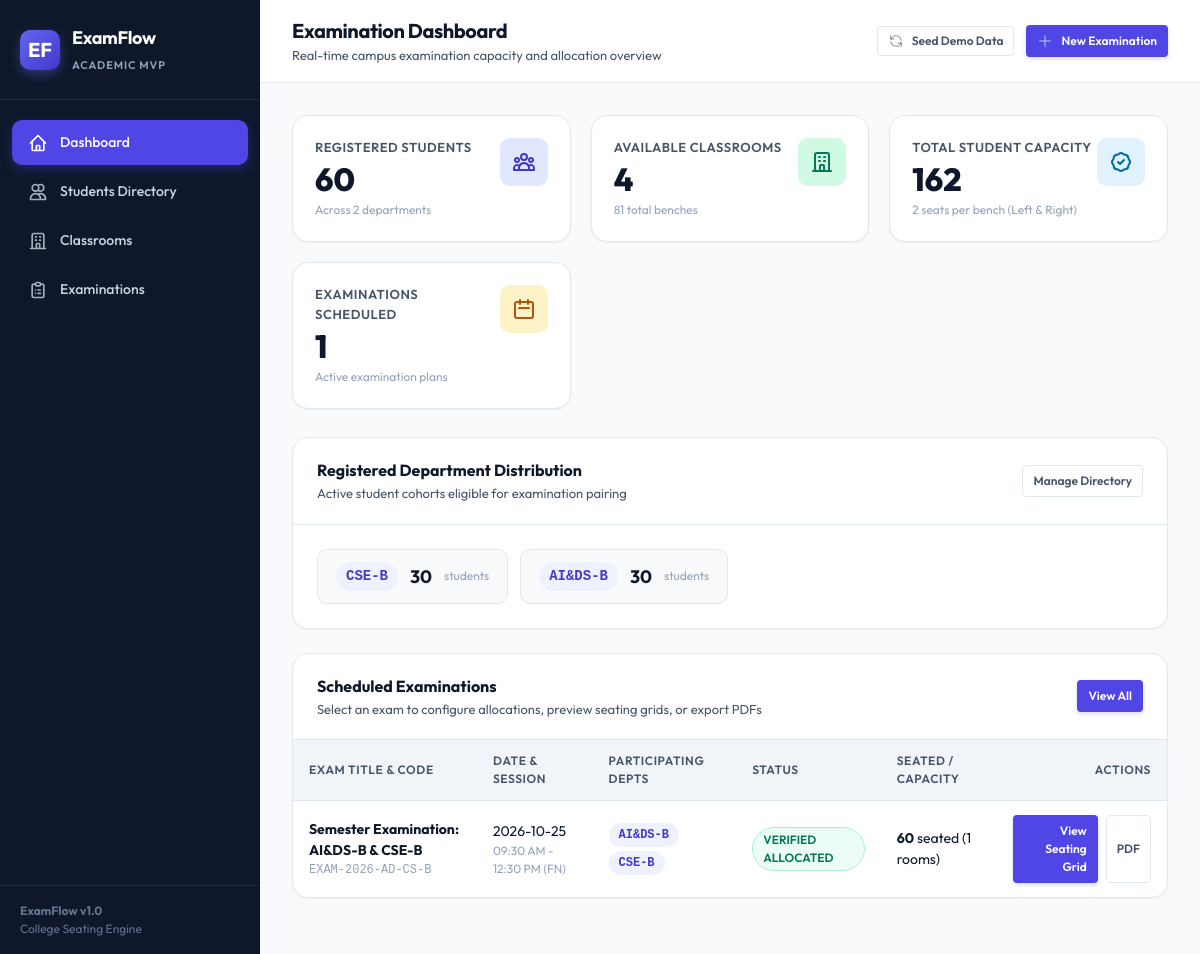
The page / on the database its author committed.
### tables this page shows
CREATE TABLE examinations (
        id INTEGER PRIMARY KEY AUTOINCREMENT,
        title TEXT NOT NULL,
        exam_code TEXT UNIQUE NOT NULL,
        date TEXT NOT NULL,
        session_time TEXT NOT NULL,
        status TEXT DEFAULT 'DRAFT' CHECK(status IN ('DRAFT', 'ALLOCATED', 'FAILED')),
        allocation_notes TEXT DEFAULT '',
        created_at TIMESTAMP DEFAULT CURRENT_TIMESTAMP
    );

CREATE TABLE exam_departments (
        id INTEGER PRIMARY KEY AUTOINCREMENT,
        exam_id INTEGER NOT NULL REFERENCES examinations(id) ON DELETE CASCADE,
        department TEXT NOT NULL,
        UNIQUE(exam_id, department)
    );

### app.py (the view)
@app.route("/")
def dashboard():
    conn = get_db_connection()
    student_count = conn.execute("SELECT COUNT(*) FROM students").fetchone()[0]
    classroom_count = conn.execute("SELECT COUNT(*) FROM classrooms").fetchone()[0]
    total_capacity = conn.execute("SELECT COALESCE(SUM(rows * columns * 2), 0) FROM classrooms").fetchone()[0]
    exam_count = conn.execute("SELECT COUNT(*) FROM examinations").fetchone()[0]
    dept_summary = fetch_departments_summary()
    exams = conn.execute("""
        SELECT e.*,
               (SELECT COUNT(*) FROM seating_assignments WHERE exam_id = e.id) as seated_count,
               (SELECT COUNT(*) FROM room_allocations WHERE exam_id = e.id) as rooms_allocated
        FROM examinations e
        ORDER BY e.created_at DESC
        LIMIT 10
    """).fetchall()
    exam_list = []
    for ex in exams:
        ex_dict = dict(ex)
        depts = conn.execute("SELECT department FROM exam_departments WHERE exam_id = ?", (ex_dict["id"],)).fetchall()
        ex_dict["departments"] = [d["department"] for d in depts]
        exam_list.append(ex_dict)
    conn.close()
    return render_template(
        "dashboard.html",
        student_count=student_count,
        classroom_count=classroom_count,
        total_capacity=total_capacity,
        exam_count=exam_count,
        dept_summary=dept_summary,
        exams=exam_list
    )

### app.py (called while the page is built)
def fetch_departments_summary() -> List[Dict[str, Any]]:
    conn = get_db_connection()
    rows = conn.execute("""
        SELECT department, COUNT(*) as count
        FROM students
        GROUP BY department
        ORDER BY count DESC
    """).fetchall()
    conn.close()
    return [dict(r) for r in rows]

### database.py (called while the page is built)
def get_db_connection() -> sqlite3.Connection:
    conn = sqlite3.connect(DB_PATH)
    conn.row_factory = sqlite3.Row
    conn.execute("PRAGMA foreign_keys = ON;")
    return conn

### templates/dashboard.html (shortened to what this page needs)
{% extends "base.html" %}
{% block page_title %}Examination Dashboard{% endblock %}
{% block page_subtitle %}Real-time campus examination capacity and allocation overview{% endblock %}
{% block topbar_actions %}
  <form action="{{ url_for('reset_and_seed') }}" method="POST" style="display: inline;">
    <button type="submit" class="btn btn-secondary btn-sm" title="Reset and populate balanced demo data">
      <svg fill="none" viewBox="0 0 24 24" stroke="currentColor">
        <path stroke-linecap="round" stroke-linejoin="round" d="M4 4v5h.582m15.356 2A8.001 8.001 0 004.582 9m0 0H9m11 11v-5h-.581m0 0a8.003 8.003 0 01-15.357-2m15.357 2H15" />
      </svg>
      Seed Demo Data
    </button>
  </form>
  <a href="{{ url_for('examinations_list') }}" class="btn btn-primary btn-sm">
    <svg fill="none" viewBox="0 0 24 24" stroke="currentColor">
      <path stroke-linecap="round" stroke-linejoin="round" d="M12 4v16m8-8H4" />
    </svg>
    New Examination
  </a>
{% endblock %}
{% block content %}
<div class="stats-grid">
  <div class="stat-card">
    <div>
      <div class="stat-label">Registered Students</div>
      <div class="stat-value">{{ student_count }}</div>
      <div class="stat-desc">Across {{ dept_summary|length }} departments</div>
    </div>
    <div class="stat-icon indigo">
    </div>
  </div>
  <div class="stat-card">
    <div>
      <div class="stat-label">Available Classrooms</div>
      <div class="stat-value">{{ classroom_count }}</div>
      <div class="stat-desc">{{ total_capacity // 2 }} total benches</div>
    </div>
    <div class="stat-icon emerald">
      <svg fill="none" viewBox="0 0 24 24" stroke="currentColor" width="24" height="24">
        <path stroke-linecap="round" stroke-linejoin="round" stroke-width="2" d="M19 21V5a2 2 0 00-2-2H7a2 2 0 00-2 2v16m14 0h2m-2 0h-5m-9 0H3m2 0h5M9 7h1m-1 4h1m4-4h1m-1 4h1m-5 10v-5a1 1 0 011-1h2a1 1 0 011 1v5m-4 0h4"/>
      </svg>
    </div>
  </div>
  <div class="stat-card">
    <div>
      <div class="stat-label">Total Student Capacity</div>
      <div class="stat-value">{{ total_capacity }}</div>
      <div class="stat-desc">2 seats per bench (Left & Right)</div>
    </div>
    <div class="stat-icon blue">
    </div>
  </div>
  <div class="stat-card">
    <div>
      <div class="stat-label">Examinations Scheduled</div>
      <div class="stat-value">{{ exam_count }}</div>
      <div class="stat-desc">Active examination plans</div>
    </div>
    <div class="stat-icon amber">
      <svg fill="none" viewBox="0 0 24 24" stroke="currentColor" width="24" height="24">
        <path stroke-linecap="round" stroke-linejoin="round" stroke-width="2" d="M8 7V3m8 4V3m-9 8h10M5 21h14a2 2 0 002-2V7a2 2 0 00-2-2H5a2 2 0 00-2 2v12a2 2 0 002 2z"/>
      </svg>
    </div>
  </div>
</div>
<div class="card">
  <div class="card-header">
    <div>
      <h3 class="card-title">Registered Department Distribution</h3>
      <p class="card-subtitle">Active student cohorts eligible for examination pairing</p>
    </div>
    <a href="{{ url_for('students_list') }}" class="btn btn-secondary btn-sm">Manage Directory</a>
  </div>
  <div class="card-body">
    {% if dept_summary %}
      <div style="display: flex; flex-wrap: wrap; gap: 12px;">
        {% for d in dept_summary %}
          <div style="background: #f8fafc; border: 1px solid var(--border-color); border-radius: var(--radius-md); padding: 12px 18px; display: flex; align-items: center; gap: 12px;">
            <span class="badge badge-dept" style="font-size: 14px; padding: 4px 10px;">{{ d.department }}</span>
            <span style="font-size: 18px; font-weight: 700; color: var(--text-primary);">{{ d.count }}</span>
            <span style="font-size: 12px; color: var(--text-muted);">students</span>
          </div>
        {% endfor %}
      </div>
    {% else %}
      <p style="color: var(--text-secondary);">No student records found. Upload a student CSV to begin.</p>
    {% endif %}
  </div>
</div>
<div class="card">
  <div class="card-header">
    <div>
      <h3 class="card-title">Scheduled Examinations</h3>
      <p class="card-subtitle">Select an exam to configure allocations, preview seating grids, or export PDFs</p>
    </div>
    <a href="{{ url_for('examinations_list') }}" class="btn btn-primary btn-sm">View All</a>
  </div>
  <div class="table-responsive">
    <table class="table">
      <thead>
        <tr>
          <th>Exam Title & Code</th>
          <th>Date & Session</th>
          <th>Participating Depts</th>
          <th>Status</th>
          <th>Seated / Capacity</th>
          <th style="text-align: right;">Actions</th>
        </tr>
      </thead>
      <tbody>
        {% if exams %}
          {% for ex in exams %}
            <tr>
              <td>
                <div style="font-weight: 700; color: var(--text-primary);">{{ ex.title }}</div>
                <div style="font-size: 12px; color: var(--text-muted); font-family: monospace;">{{ ex.exam_code }}</div>
              </td>
              <td>
                <div>{{ ex.date }}</div>
                <div style="font-size: 12px; color: var(--text-muted);">{{ ex.session_time }}</div>
              </td>
              <td>
                <div style="display: flex; gap: 4px; flex-wrap: wrap;">
                  {% for dept in ex.departments %}
                    <span class="badge badge-dept">{{ dept }}</span>
                  {% endfor %}
                </div>
              </td>
              <td>
                {% if ex.status == 'ALLOCATED' %}
                  <span class="badge badge-allocated">VERIFIED ALLOCATED</span>
                {% elif ex.status == 'FAILED' %}
                  <span class="badge badge-failed">INFEASIBLE</span>
                {% else %}
                  <span class="badge badge-draft">DRAFT</span>
                {% endif %}
              </td>
              <td>
                {% if ex.status == 'ALLOCATED' %}
                  <strong>{{ ex.seated_count }}</strong> seated ({{ ex.rooms_allocated }} rooms)
                {% else %}
                  <span style="color: var(--text-muted);">Pending Run</span>
                {% endif %}
              </td>
              <td style="text-align: right;">
                <div style="display: inline-flex; gap: 8px;">
                  <a href="{{ url_for('allocate_exam', exam_id=ex.id) }}" class="btn btn-primary btn-sm">
                    {% if ex.status == 'ALLOCATED' %}
                      View Seating Grid
                    {% else %}
                      Run Allocation
                    {% endif %}
                  </a>
                  {% if ex.status == 'ALLOCATED' %}
                    <a href="{{ url_for('download_master_pdf', exam_id=ex.id) }}" class="btn btn-secondary btn-sm" title="Download Master Seating PDF">
                      PDF
                    </a>
                  {% endif %}
                </div>
              </td>
            </tr>
          {% endfor %}
        {% else %}
          <tr>
            <td colspan="6" style="text-align: center; color: var(--text-muted); padding: 32px;">
              No examinations scheduled. Click <b>"Seed Demo Data"</b> above or create a new examination.
            </td>
          </tr>
        {% endif %}
      </tbody>
    </table>
  </div>
</div>
{% endblock %}

### rows shown on the page
examinations: title "Semester Examination: AI&DS-B & CSE-B", exam_code "EXAM-2026-AD-CS-B", date "2026-10-25", session_time "09:30 AM - 12:30 PM (FN)", status "VERIFIED ALLOCATED", seated_count "60", rooms_allocated "1"
exam_departments: department "AI&DS-B"
exam_departments: department "CSE-B"

### other values the page prints
{{ student_count }} "60"
{{ dept_summary|length }} "2"
{{ classroom_count }} "4"
{{ total_capacity // 2 }} "81"
{{ total_capacity }} "162"
{{ exam_count }} "1"
{{ d.department }} "CSE-B" "AI&DS-B"
{{ d.count }} "30" "30"
